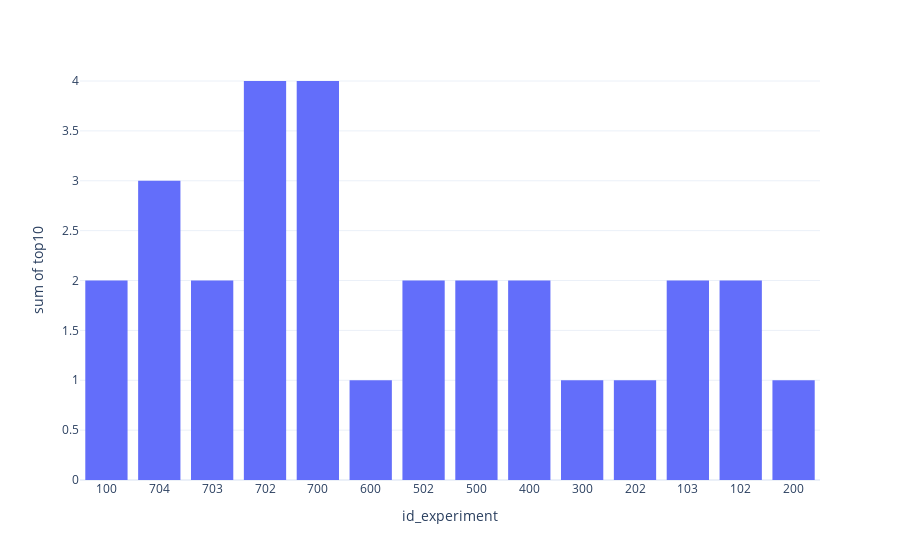

Source (notebook cell):
### Markdown cell above
### What songs made it to the top 10, let's count them by experiment (we don't care about position just if they made it or not to the top 10)

### Code cell
fig = px.histogram(df, x="id_experiment", y="top10", barmode='stack', template='plotly_white')
fig.show()

### Figure 1 — Plotly figure (JSON) as saved in the notebook; plotly's stock layout.template omitted (floating-point values rounded to 4 significant figures; data arrays with more than 128 entries replaced by an {"elided": "..."} marker saying what was removed)
{"data": [{"alignmentgroup": "True", "bingroup": "x", "histfunc": "sum", "hovertemplate": "id_experiment=%{x}<br>sum of top10=%{y}<extra></extra>", "legendgroup": "", "marker": {"color": "#636efa", "pattern": {"shape": ""}}, "name": "", "offsetgroup": "", "orientation": "v", "showlegend": false, "type": "histogram", "x": {"elided": "192 str values"}, "xaxis": "x", "y": {"elided": "192 int values"}, "yaxis": "y"}], "layout": {"autosize": true, "barmode": "stack", "legend": {"tracegroupgap": 0}, "margin": {"t": 60}, "xaxis": {"anchor": "y", "autorange": true, "domain": [0, 1], "range": [-0.5, 13.5], "title": {"text": "id_experiment"}, "type": "category"}, "yaxis": {"anchor": "x", "autorange": true, "domain": [0, 1], "range": [0, 4.211], "title": {"text": "sum of top10"}, "type": "linear"}}}
